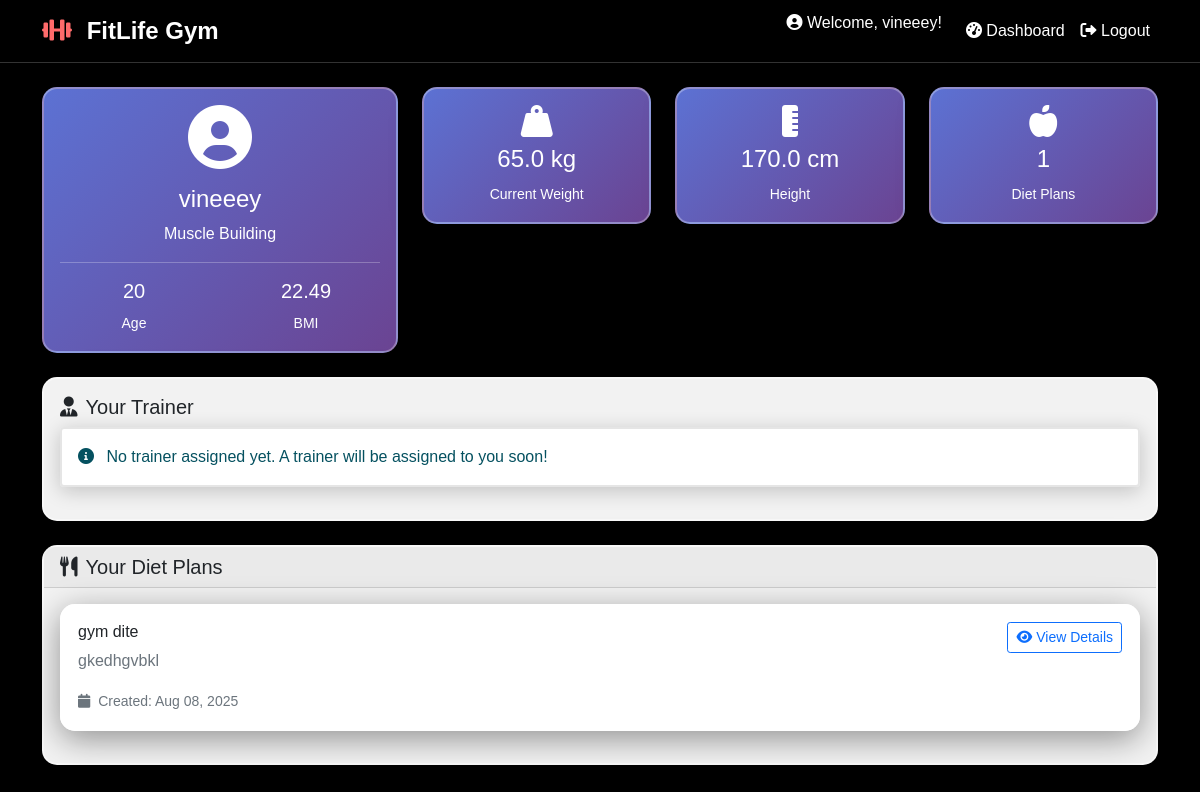
Page /dashboard/ (signed in) on the committed database.
### accounts/models.py (models this page shows, shortened)
class CustomerProfile(models.Model):
    GOAL_CHOICES = [
        ('weight_loss', 'Weight Loss'),
        ('weight_gain', 'Weight Gain'),
        ('muscle_building', 'Muscle Building'),
        ('fitness', 'General Fitness'),
        ('strength', 'Strength Training'),
    ]
    user_profile = models.OneToOneField(UserProfile, on_delete=models.CASCADE)
    age = models.IntegerField()
    height = models.FloatField(help_text="Height in cm")
    weight = models.FloatField(help_text="Weight in kg")
    diseases = models.TextField(blank=True, help_text="Any medical conditions or diseases")
    goal = models.CharField(max_length=20, choices=GOAL_CHOICES)
    trainer = models.ForeignKey(UserProfile, on_delete=models.SET_NULL, null=True, blank=True,
                                related_name='assigned_customers', limit_choices_to={'user_type': 'trainer'})
    @property
    def bmi(self):
        height_m = self.height / 100
        return round(self.weight / (height_m ** 2), 2)

class DietPlan(models.Model):
    customer = models.ForeignKey(CustomerProfile, on_delete=models.CASCADE, related_name='diet_plans')
    trainer = models.ForeignKey(UserProfile, on_delete=models.CASCADE, limit_choices_to={'user_type': 'trainer'})
    title = models.CharField(max_length=200)
    description = models.TextField()
    breakfast = models.TextField()
    lunch = models.TextField()
    dinner = models.TextField()
    snacks = models.TextField(blank=True)
    notes = models.TextField(blank=True)
    created_at = models.DateTimeField(auto_now_add=True)
    updated_at = models.DateTimeField(auto_now=True)

### dashboard/views.py (the view, shortened to what this page needs)
# urls.py: path('', views.dashboard_home, name='home'),
@login_required
def dashboard_home(request):
    user_profile = get_object_or_404(UserProfile, user=request.user)
    if user_profile.user_type == 'customer':
        try:
            customer_profile = user_profile.customerprofile
            diet_plans = DietPlan.objects.filter(customer=customer_profile).order_by('-created_at')
        except CustomerProfile.DoesNotExist:
            return redirect('accounts:customer_profile')
        context = {
            'user_profile': user_profile,
            'customer_profile': customer_profile,
            'diet_plans': diet_plans
        }
        return render(request, 'dashboard/customer_dashboard.html', context)

### templates/dashboard/customer_dashboard.html (shortened to what this page needs)
{% extends 'base.html' %}
{% block content %}
<div class="row">
    <div class="col-md-4 mb-4">
        <div class="card stats-card h-100">
            <div class="card-body text-center">
                <i class="fas fa-user-circle fa-4x mb-3"></i>
                <h4>{{ user.get_full_name|default:user.username }}</h4>
                <p class="mb-2">{{ customer_profile.get_goal_display }}</p>
                <hr class="my-3">
                <div class="row">
                    <div class="col-6">
                        <h5>{{ customer_profile.age }}</h5>
                        <small>Age</small>
                    </div>
                    <div class="col-6">
                        <h5>{{ customer_profile.bmi }}</h5>
                        <small>BMI</small>
                    </div>
                </div>
            </div>
        </div>
    </div>
    <div class="col-md-8 mb-4">
        <div class="row">
            <div class="col-md-4 mb-3">
                <div class="card stats-card text-center">
                    <div class="card-body">
                        <i class="fas fa-weight-hanging fa-2x mb-2"></i>
                        <h4>{{ customer_profile.weight }} kg</h4>
                        <small>Current Weight</small>
                    </div>
                </div>
            </div>
            <div class="col-md-4 mb-3">
                <div class="card stats-card text-center">
                    <div class="card-body">
                        <i class="fas fa-ruler-vertical fa-2x mb-2"></i>
                        <h4>{{ customer_profile.height }} cm</h4>
                        <small>Height</small>
                    </div>
                </div>
            </div>
            <div class="col-md-4 mb-3">
                <div class="card stats-card text-center">
                    <div class="card-body">
                        <i class="fas fa-apple-alt fa-2x mb-2"></i>
                        <h4>{{ diet_plans.count }}</h4>
                        <small>Diet Plans</small>
                    </div>
                </div>
            </div>
        </div>
    </div>
</div>
<div class="row mb-4">
    <div class="col-12">
        <div class="card">
            <div class="card-body">
                <h5 class="card-title">
                    <i class="fas fa-user-tie me-2"></i>Your Trainer
                </h5>
                {% if customer_profile.trainer %}
                    <div class="d-flex align-items-center">
                        <i class="fas fa-user-circle fa-3x text-warning me-3"></i>
                        <div>
                            <h6 class="mb-1">{{ customer_profile.trainer.user.get_full_name|default:customer_profile.trainer.user.username }}</h6>
                            <p class="mb-0 text-muted">
                                <i class="fas fa-envelope me-2"></i>{{ customer_profile.trainer.user.email }}
                                {% if customer_profile.trainer.phone %}
                                    <i class="fas fa-phone ms-3 me-2"></i>{{ customer_profile.trainer.phone }}
                                {% endif %}
                            </p>
                        </div>
                    </div>
                {% else %}
                    <div class="alert alert-info">
                        <i class="fas fa-info-circle me-2"></i>
                        No trainer assigned yet. A trainer will be assigned to you soon!
                    </div>
                {% endif %}
            </div>
        </div>
    </div>
</div>
<div class="row">
    <div class="col-12">
        <div class="card">
            <div class="card-header">
                <h5 class="mb-0">
                    <i class="fas fa-utensils me-2"></i>Your Diet Plans
                </h5>
            </div>
            <div class="card-body">
                {% if diet_plans %}
                    {% for plan in diet_plans %}
                        <div class="card mb-3">
                            <div class="card-body">
                                <div class="d-flex justify-content-between align-items-start">
                                    <div>
                                        <h6 class="card-title">{{ plan.title }}</h6>
                                        <p class="card-text text-muted">{{ plan.description|truncatewords:20 }}</p>
                                        <small class="text-muted">
                                            <i class="fas fa-calendar me-1"></i>
                                            Created: {{ plan.created_at|date:"M d, Y" }}
                                        </small>
                                    </div>
                                    <button class="btn btn-outline-primary btn-sm" type="button" data-bs-toggle="collapse" data-bs-target="#plan-{{ plan.id }}">
                                        <i class="fas fa-eye me-1"></i>View Details
                                    </button>
                                </div>
                            </div>
                        </div>
                    {% endfor %}
                {% else %}
                    <div class="alert alert-info text-center">
                        <i class="fas fa-info-circle fa-2x mb-3"></i>
                        <h5>No Diet Plans Yet</h5>
                        <p class="mb-0">Your trainer will create personalized diet plans for you soon!</p>
                    </div>
                {% endif %}
            </div>
        </div>
    </div>
</div>
{% endblock %}

### templates/base.html (shortened to what this page needs)
<!DOCTYPE html>
<html lang="en">
<head>
    <link href="https://cdn.jsdelivr.net/npm/bootstrap@5.1.3/dist/css/bootstrap.min.css" rel="stylesheet">
    <link href="https://cdnjs.cloudflare.com/ajax/libs/font-awesome/6.0.0/css/all.min.css" rel="stylesheet">
</head>
<body>
    <div class="slideshow-container">
    </div>
    <div class="content-overlay" id="contentOverlay">
        <nav class="navbar navbar-expand-lg navbar-dark">
            <div class="container">
                <a class="navbar-brand text-white-shadow" href="{% url 'dashboard:home' %}">
                    <i class="fas fa-dumbbell gym-icon me-2"></i>
                    <strong>FitLife Gym</strong>
                </a>
                <div class="collapse navbar-collapse" id="navbarNav">
                    <ul class="navbar-nav ms-auto">
                        {% if user.is_authenticated %}
                            <li class="nav-item">
                                <span class="navbar-text me-3 text-white-shadow">
                                    <i class="fas fa-user-circle"></i>
                                    Welcome, {{ user.username }}!
                                </span>
                            </li>
                            <li class="nav-item">
                                <a class="nav-link text-white-shadow" href="{% url 'dashboard:home' %}">
                                    <i class="fas fa-tachometer-alt"></i> Dashboard
                                </a>
                            </li>
                            <li class="nav-item">
                                <a class="nav-link text-white-shadow" href="{% url 'accounts:logout' %}">
                                    <i class="fas fa-sign-out-alt"></i> Logout
                                </a>
                            </li>
                        {% else %}
                            <li class="nav-item">
                                <a class="nav-link text-white-shadow" href="{% url 'accounts:login' %}">
                                    <i class="fas fa-sign-in-alt"></i> Login
                                </a>
                            </li>
                        {% endif %}
                    </ul>
                </div>
            </div>
        </nav>
        <div class="container mt-4">
            {% block content %}
            {% endblock %}
        </div>
    </div>
</body>
</html>

### templates/base.html (style rules this page uses)
body { font-family: 'Arial', sans-serif; background: #000; min-height: 100vh; margin: 0; padding: 0; }
.slideshow-container { position: fixed; top: 0; left: 0; width: 100%; height: 100%; z-index: -1; overflow: hidden; }
.content-overlay { position: relative; z-index: 1; background: rgba(0, 0, 0, 0.1); min-height: 100vh; backdrop-filter: none; }
.navbar { background: rgba(0, 0, 0, 0.85) !important; backdrop-filter: blur(5px); border-bottom: 1px solid rgba(255, 255, 255, 0.2); box-shadow: 0 2px 10px rgba(0, 0, 0, 0.3); }
.card { background: rgba(255, 255, 255, 0.95) !important; backdrop-filter: blur(10px); border: 2px solid rgba(255, 255, 255, 0.4); box-shadow: 0 8px 32px rgba(0, 0, 0, 0.4); border-radius: 15px; }
.gym-icon { color: #ff6b6b; animation: pulse 2s infinite; filter: drop-shadow(3px 3px 6px rgba(0, 0, 0, 0.6)); }
.stats-card { background: linear-gradient(135deg, rgba(102, 126, 234, 0.9) 0%, rgba(118, 75, 162, 0.9) 100%) !important; color: white; transition: all 0.3s ease; backdrop-filter: blur(10px); border: 2px solid rgba(255, 255, 255, 0.3); box-shadow: 0 8px 32px rgba(0, 0, 0, 0.3); }
.text-white-shadow { text-shadow: 2px 2px 4px rgba(0, 0, 0, 0.8), 0 0 10px rgba(0, 0, 0, 0.5); color: white !important; }
.navbar-brand { text-shadow: 3px 3px 6px rgba(0, 0, 0, 0.8); font-size: 1.5rem; font-weight: bold; }
.nav-link { text-shadow: 2px 2px 4px rgba(0, 0, 0, 0.6); font-weight: 500; }
.alert { background: rgba(255, 255, 255, 0.95) !important; backdrop-filter: blur(10px); border: 2px solid rgba(0, 0, 0, 0.1); box-shadow: 0 4px 20px rgba(0, 0, 0, 0.2); }
.container { position: relative; z-index: 2; }

### rows in the picture
CustomerProfile: goal "Muscle Building", age "20", bmi "22.49", weight "65.0", height "170.0"
DietPlan: title "gym dite", description "gkedhgvbkl", created_at "Aug 08, 2025"

### other values in the picture
{{ user.username }} "vineeey"
{{ user.get_full_name|default:user.username }} "vineeey"
{{ diet_plans.count }} "1"
